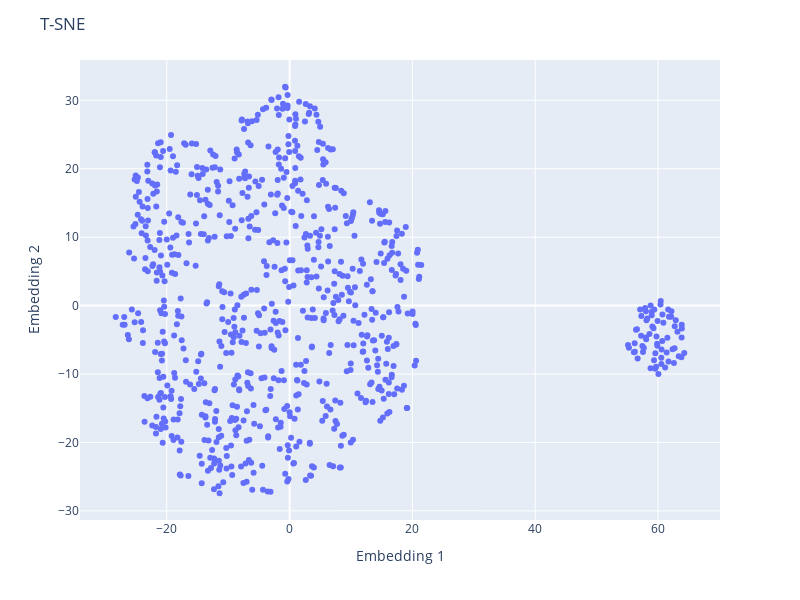

This figure's notebook cell:
### Code cell
tsne = TSNE(n_components=2, perplexity=30, random_state=1, n_jobs=-1)
df_tsne = tsne.fit_transform(df_scaled)

df_tsne = pd.DataFrame(df_tsne, columns=['Embedding 1', 'Embedding 2'])

fig = px.scatter(df_tsne, x=df_tsne['Embedding 1'], y=df_tsne["Embedding 2"], width=800, height=600)
fig.update_layout(
    title="T-SNE",
    xaxis_title="Embedding 1",
    yaxis_title="Embedding 2",
)
fig.show()

### Figure 1 — Plotly figure (JSON) as saved in the notebook; plotly's stock layout.template omitted (floating-point values rounded to 4 significant figures; data arrays with more than 128 entries replaced by an {"elided": "..."} marker saying what was removed)
{"data": [{"hovertemplate": "Embedding 1=%{x}<br>Embedding 2=%{y}<extra></extra>", "legendgroup": "", "marker": {"color": "#636efa", "symbol": "circle"}, "mode": "markers", "name": "", "orientation": "v", "showlegend": false, "type": "scatter", "x": {"elided": "800 float values"}, "xaxis": "x", "y": {"elided": "800 float values"}, "yaxis": "y"}], "layout": {"height": 600, "legend": {"tracegroupgap": 0}, "margin": {"t": 60}, "title": {"text": "T-SNE"}, "width": 800, "xaxis": {"anchor": "y", "domain": [0, 1], "title": {"text": "Embedding 1"}}, "yaxis": {"anchor": "x", "domain": [0, 1], "title": {"text": "Embedding 2"}}}}
